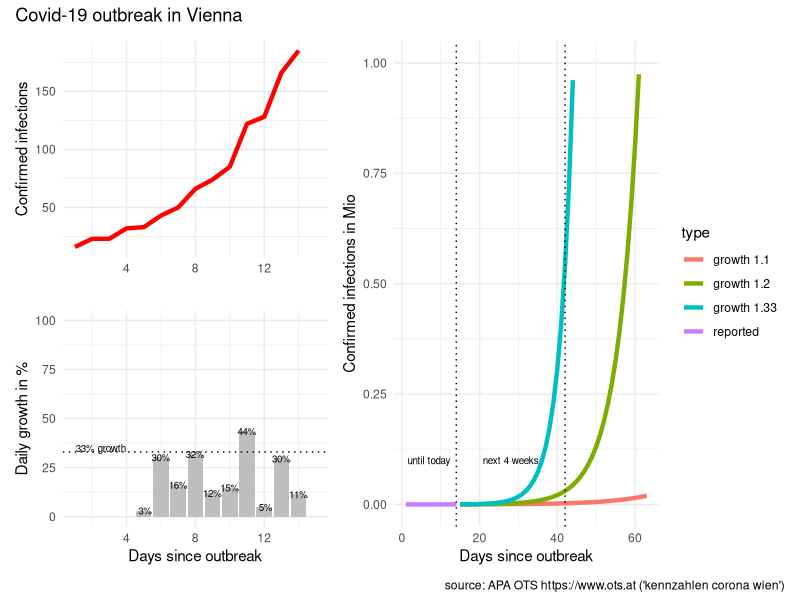

R code for this plot:
# packages
library(tidyverse)
library(scales)
library(patchwork)

# reported infections
# source: APA OTS (https://www.ots.at)
# keywords: "kennzahlen corona wien"
infected <- c(
   16, #"2020-03-05"
   23, #"2020-03-06"
   23, #"2020-03-07"
   32, #"2020-03-08"
   33, #"2020-03-09"
   43, #"2020-03-10"
   50, #"2020-03-11"
   66, #"2020-03-12"
   74, #"2020-03-13"
   85, #"2020-03-14"
  122, #"2020-03-15"
  128, #"2020-03-16"
  166, #"2020-03-17"
  185
)

# prepare data
data <- tibble(infected = infected)

data <- data %>% 
  mutate(type = "reported",
         day = row_number()) %>% 
  arrange(day) %>% 
  mutate(new_abs = infected - lag(infected),
         new_pct = new_abs / lag(infected) * 100)

# predict
predict_corona <- function(data, infection_rate, days)  {
  
  future <- seq(from = max(data$day) + 1, to = max(data$day)+days-1)
  infected_all <- NULL
  infected_act <- max(data$infected)
  infected_predict <- NULL
  for (i in seq_along(future))  {
    infected_act <- infected_act * infection_rate
    infected_all <- c(infected_all, infected_act)
  }
  
  data2 <- tibble(type = paste("growth", infection_rate),
                  day = future, 
                  infected = infected_all)
  data2
  
} # predict_corona

# predict for different growth
predict_days <- 50 #57

data_50 <- data %>% 
  predict_corona(infection_rate = 1.50, days = predict_days)

data_40 <- data %>% 
  predict_corona(infection_rate = 1.40, days = predict_days)

data_33 <- data %>% 
  predict_corona(infection_rate = 1.33, days = predict_days)

data_20 <- data %>% 
  predict_corona(infection_rate = 1.20, days = predict_days)

data_15 <- data %>% 
  predict_corona(infection_rate = 1.15, days = predict_days)

data_10 <- data %>% 
  predict_corona(infection_rate = 1.10, days = predict_days)

# combine dataset
data_plot <- data %>% 
  bind_rows(data_33, data_20, data_10)


# visualise data
# infected
last_day <- length(data$infected)
p0 <- data_plot %>% 
  mutate(infected_M = infected / 1000000) %>%
  ggplot(aes(day, infected_M, color = type)) + 
  geom_line(size = 1.5) +
  geom_vline(xintercept = c(last_day, last_day + 28), 
             linetype = "dotted") +
  ylim(0,1) +
  xlab("Days since outbreak") +
  ylab("Confirmed infections in Mio") + 
  #ggtitle("Covid-19 outbreak in Vienna") +
  theme_minimal()+
  annotate("text", last_day/2, 0.1, 
           label = "until today", size = 2.5) +
  annotate("text", last_day+14, 0.1, 
           label = "next 4 weeks", size = 2.5)

#############################################

# infected
p1 <- data %>% 
  mutate(infected_M = infected / 1000000) %>% 
  ggplot(aes(day, infected)) + 
  geom_line(size = 1.5, color = "red") +
  xlim(c(1,length(infected)+1)) +
  ylim(0,max(infected)) +
  scale_y_continuous(labels=function(x) format(x, big.mark = " ", scientific = FALSE)) +
  #  xlab("Days since outbreak") +
  xlab("") +
  ylab("Confirmed infections") + 
#  ggtitle("Covid-19 outbreak in Vienna") +
  theme_minimal()
  
# daily growth infected
p2 <- data %>% 
  filter(day >= 5) %>% 
  ggplot(aes(day, new_pct)) +
  geom_col(fill = "grey") +
  geom_text(aes(day, new_pct, 
                label = paste0(format(new_pct, digits=1),"%")),
            size = 2.5) +
  geom_hline(yintercept = 33, linetype = "dotted") +
  xlim(c(1,length(infected)+1)) +
  ylim(c(0,100)) +
  xlab("Days since outbreak") +
  ylab("Daily growth in %") + 
#  ggtitle("Covid-19 outbreak in Vienna") +
  theme_minimal() +
  annotate("text", 2.5, 33, 
           label = "33% growth",
           size = 2.5,
           vjust = "bottom"
  ) 

# combine plots
((p1 / p2) | p0) + plot_annotation('Covid-19 outbreak in Vienna',
                            caption = "source: APA OTS https://www.ots.at ('kennzahlen corona wien')")
